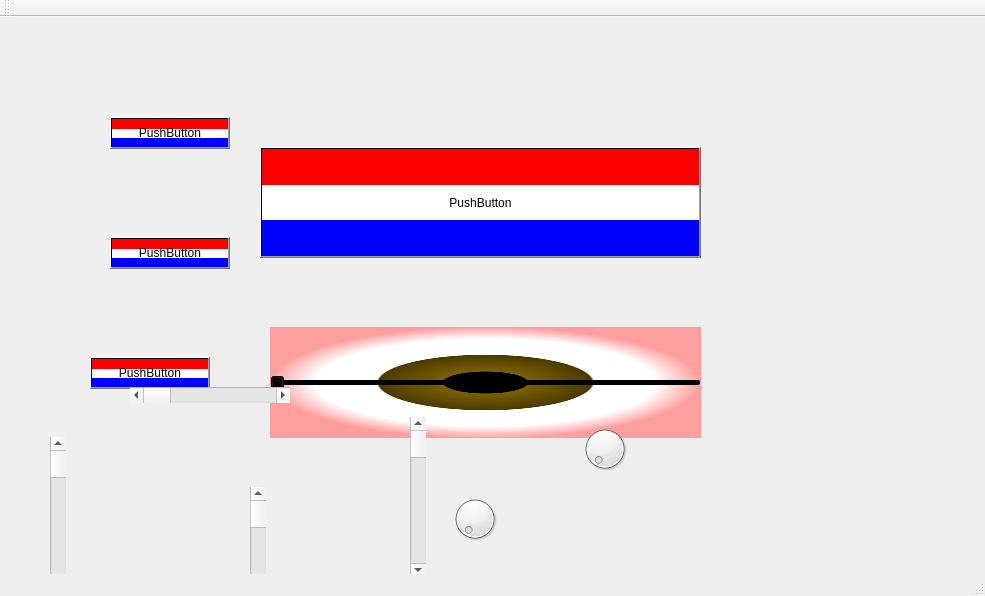
<?xml version="1.0" encoding="UTF-8"?>
<ui version="4.0">
 <class>MainWindow</class>
 <widget class="QMainWindow" name="MainWindow">
  <property name="geometry">
   <rect>
    <x>0</x>
    <y>0</y>
    <width>985</width>
    <height>596</height>
   </rect>
  </property>
  <property name="windowTitle">
   <string>MainWindow</string>
  </property>
  <property name="styleSheet">
   <string notr="true">QPushButton{
	background-color: rgb(234, 30, 30);
	
	background-color: qlineargradient(spread:pad, x1:0, y1:0, x2:0, y2:1, stop:0 rgba(255, 0, 0, 255), stop:0.339795 rgba(255, 0, 0, 255), stop:0.339799 rgba(255, 255, 255, 255), stop:0.662444 rgba(255, 255, 255, 255), stop:0.662469 rgba(0, 0, 255, 255), stop:1 rgba(0, 0, 255, 255));
}
QSlider{
	border-color: qradialgradient(spread:repeat, cx:0.5, cy:0.5, radius:0.077, fx:0.5, fy:0.5, stop:0 rgba(0, 169, 255, 147), stop:0.497326 rgba(0, 0, 0, 147), stop:1 rgba(0, 169, 255, 147));
	background-color: qradialgradient(spread:pad, cx:0.5, cy:0.5, radius:0.5, fx:0.5, fy:0.5, stop:0 rgba(0, 0, 0, 255), stop:0.19397 rgba(0, 0, 0, 255), stop:0.202312 rgba(122, 97, 0, 255), stop:0.495514 rgba(76, 58, 0, 255), stop:0.504819 rgba(255, 255, 255, 255), stop:0.79 rgba(255, 255, 255, 255), stop:1 rgba(255, 158, 158, 255));
}</string>
  </property>
  <widget class="QWidget" name="centralWidget">
   <widget class="QPushButton" name="pushButton">
    <property name="geometry">
     <rect>
      <x>260</x>
      <y>130</y>
      <width>441</width>
      <height>111</height>
     </rect>
    </property>
    <property name="text">
     <string>PushButton</string>
    </property>
   </widget>
   <widget class="QSlider" name="horizontalSlider">
    <property name="geometry">
     <rect>
      <x>270</x>
      <y>310</y>
      <width>431</width>
      <height>111</height>
     </rect>
    </property>
    <property name="orientation">
     <enum>Qt::Horizontal</enum>
    </property>
   </widget>
   <widget class="QPushButton" name="pushButton_2">
    <property name="geometry">
     <rect>
      <x>110</x>
      <y>100</y>
      <width>120</width>
      <height>32</height>
     </rect>
    </property>
    <property name="text">
     <string>PushButton</string>
    </property>
   </widget>
   <widget class="QPushButton" name="pushButton_3">
    <property name="geometry">
     <rect>
      <x>110</x>
      <y>220</y>
      <width>120</width>
      <height>32</height>
     </rect>
    </property>
    <property name="text">
     <string>PushButton</string>
    </property>
   </widget>
   <widget class="QPushButton" name="pushButton_4">
    <property name="geometry">
     <rect>
      <x>90</x>
      <y>340</y>
      <width>120</width>
      <height>32</height>
     </rect>
    </property>
    <property name="text">
     <string>PushButton</string>
    </property>
   </widget>
   <widget class="QScrollBar" name="verticalScrollBar">
    <property name="geometry">
     <rect>
      <x>250</x>
      <y>470</y>
      <width>16</width>
      <height>160</height>
     </rect>
    </property>
    <property name="orientation">
     <enum>Qt::Vertical</enum>
    </property>
   </widget>
   <widget class="QScrollBar" name="verticalScrollBar_2">
    <property name="geometry">
     <rect>
      <x>50</x>
      <y>420</y>
      <width>16</width>
      <height>160</height>
     </rect>
    </property>
    <property name="orientation">
     <enum>Qt::Vertical</enum>
    </property>
   </widget>
   <widget class="QScrollBar" name="horizontalScrollBar">
    <property name="geometry">
     <rect>
      <x>130</x>
      <y>370</y>
      <width>160</width>
      <height>16</height>
     </rect>
    </property>
    <property name="orientation">
     <enum>Qt::Horizontal</enum>
    </property>
   </widget>
   <widget class="QScrollBar" name="verticalScrollBar_3">
    <property name="geometry">
     <rect>
      <x>410</x>
      <y>400</y>
      <width>16</width>
      <height>160</height>
     </rect>
    </property>
    <property name="orientation">
     <enum>Qt::Vertical</enum>
    </property>
   </widget>
   <widget class="QDial" name="dial">
    <property name="geometry">
     <rect>
      <x>580</x>
      <y>400</y>
      <width>50</width>
      <height>64</height>
     </rect>
    </property>
   </widget>
   <widget class="QDial" name="dial_2">
    <property name="geometry">
     <rect>
      <x>450</x>
      <y>470</y>
      <width>50</width>
      <height>64</height>
     </rect>
    </property>
   </widget>
  </widget>
  <widget class="QMenuBar" name="menuBar">
   <property name="geometry">
    <rect>
     <x>0</x>
     <y>0</y>
     <width>985</width>
     <height>30</height>
    </rect>
   </property>
  </widget>
  <widget class="QToolBar" name="mainToolBar">
   <attribute name="toolBarArea">
    <enum>TopToolBarArea</enum>
   </attribute>
   <attribute name="toolBarBreak">
    <bool>false</bool>
   </attribute>
  </widget>
  <widget class="QStatusBar" name="statusBar"/>
 </widget>
 <layoutdefault spacing="6" margin="11"/>
 <resources/>
 <connections/>
</ui>
